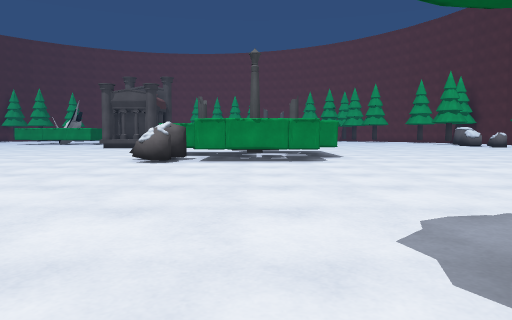
[1] (above)

21 first-person views from a walk through a 3-D level made in the Unity game engine. The camera is 1.4 m above the floor, tilts 4° down and sees 70° across. The floor is counted in squares, 2 m on a side. Each view is taken from the middle of a square. On the plan, view 1 faces up. The plan holds only what a view shows up to about 11 squares ahead; the rest is blank. The place goes on beyond the plan. Surface patterns are stand-ins for the level's own textures.

[2]
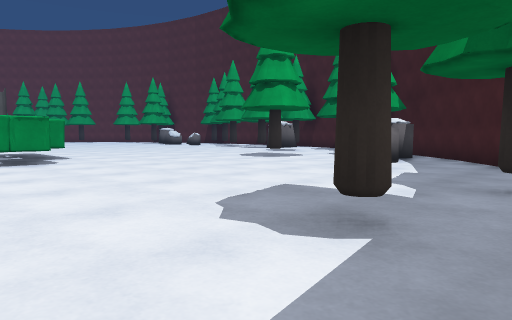

[3]
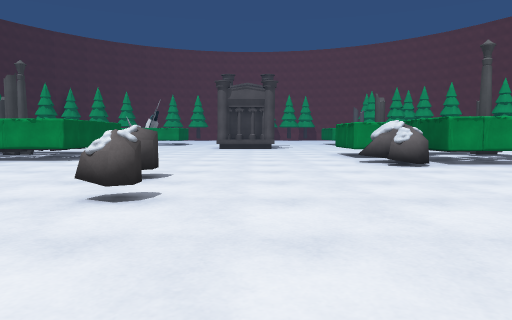

[4]
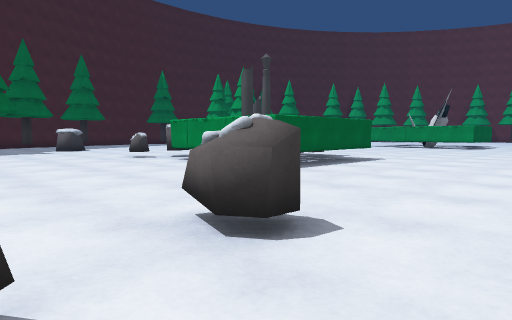

[5]
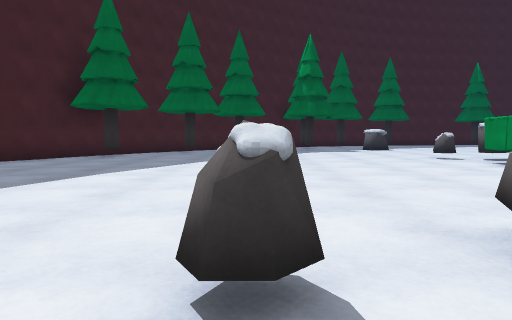

[6]
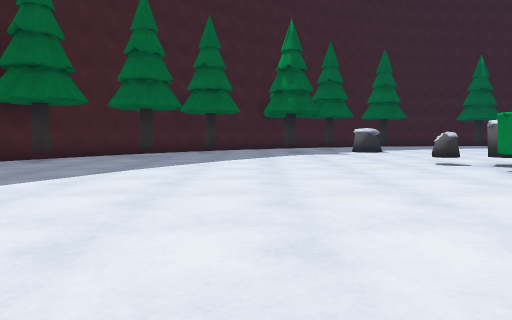

[7]
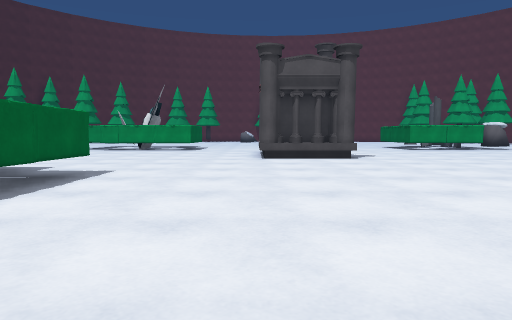

[8]
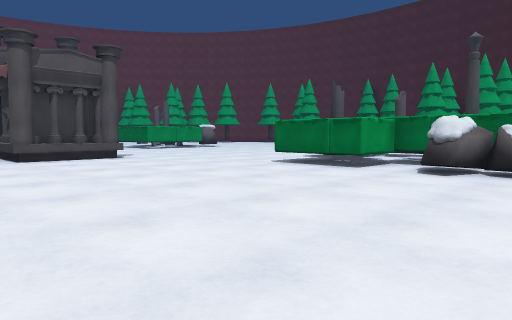

[9]
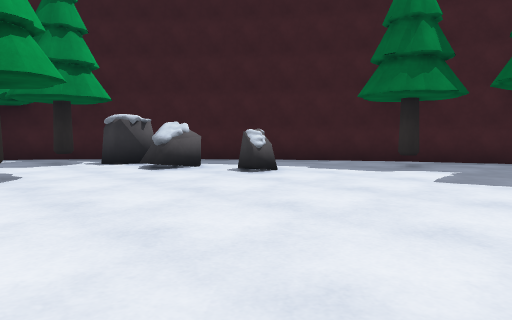

[10]
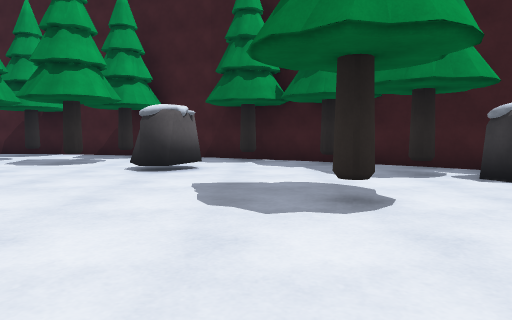

[11]
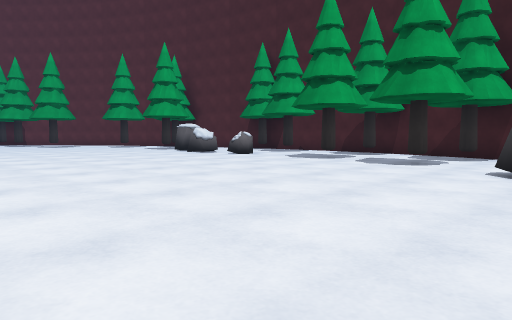

[12]
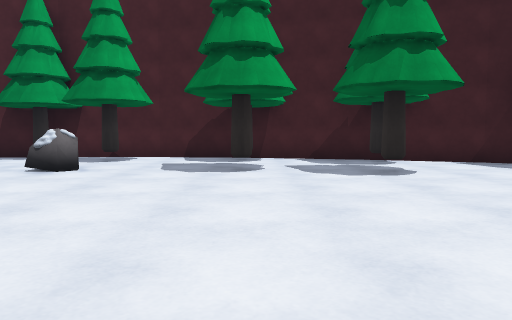

[13]
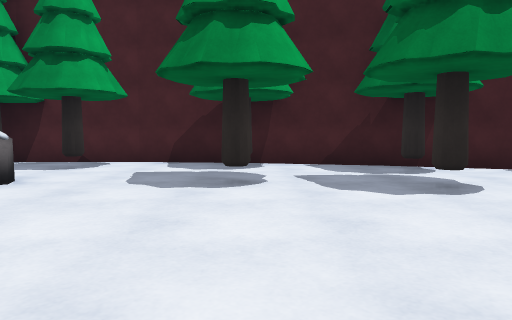

[14]
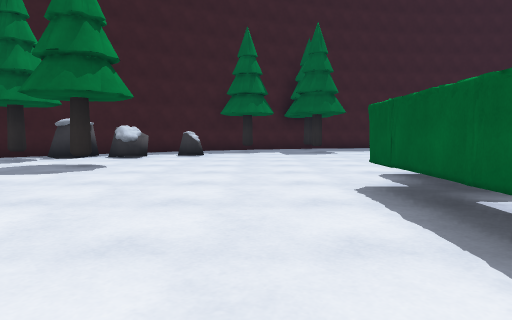

[15]
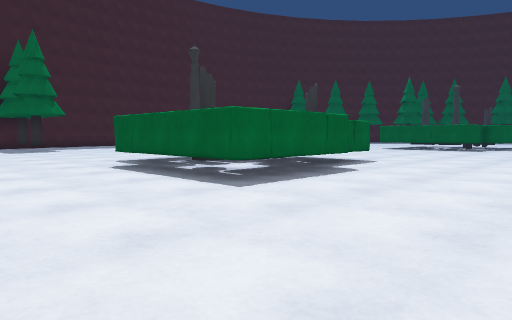

[16]
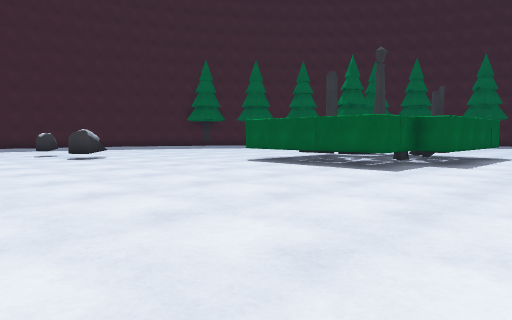

[17]
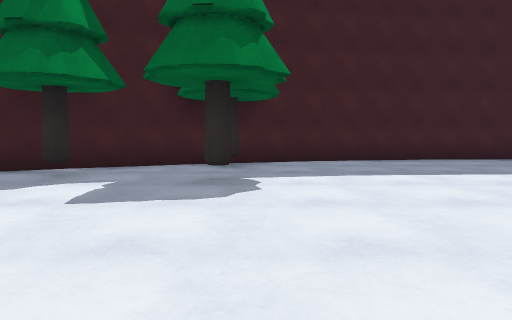

[18]
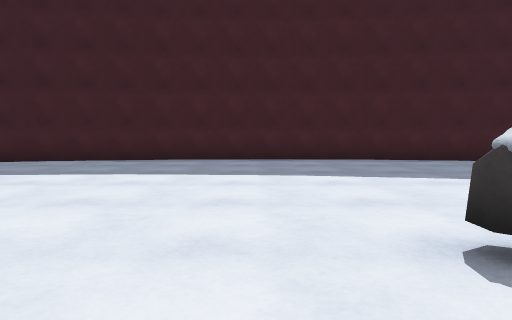

[19]
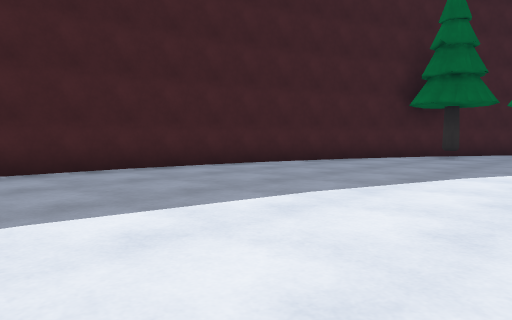

[20]
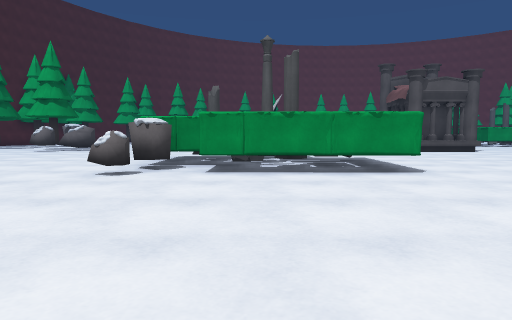

[21]
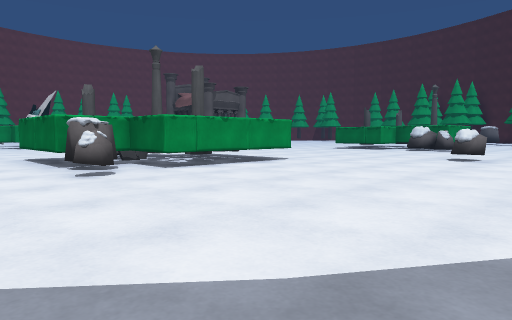

### Floor plan
Key: @ floor where view 1 was taken; # wall or solid block; . floor; ^ raised ledge; T tombstone; R rock; P pillar; O other object.
Columns run from 19 left of view 1 to 18 right of it. Each row starts with its distance up from view 1.
 21            ^^            ...    .....#
 20            #^^           .... ..R..#.#
 19       .....^^^#....   ...............#
 18       ...............................#
 17       ..............................##
 16   ..............................#..##
 15   .OOOO............OOO..............#
 14   .O OOOO.......OOOOOO..........#...#
 13 ...OOTOOO.......OP  PP............###
 12 ...ROPPOO.......OOOOOO.............#
 11 ..RROOOOO.........OTOO........RR...#
 10 ..R.............RROTO.............##
  9 ................R................##
  8 ...........................#.....#
  7 ...........R....................##
  6 .............................#..#
  5 ...........R...............RRR.##
  4 .........................R.R..##
  3 .............................##
  2 ............................##
  1 ..#..................#.#..###
  0 #..................@.....##
 -1 ###.................#..###
 -2   ####..............####
 -3      #####......#####
 -4          ########

Positions as (right, up) in squares from view 1, and headings:
1: (0, 0), facing up
2: (-1, 0), facing up-right
3: (-6, 1), facing up
4: (-6, 5), facing up-left
5: (-6, 5), facing left
6: (-8, 6), facing left
7: (-8, 8), facing up
8: (-10, 8), facing up-right
9: (1, 9), facing down-right
10: (4, 9), facing right
11: (4, 10), facing up-right
12: (6, 16), facing right
13: (8, 16), facing right
14: (4, 16), facing down
15: (6, 19), facing down-left
16: (-4, 18), facing down-left
17: (1, 7), facing down
18: (-6, 7), facing down
19: (-6, 4), facing down-left
20: (-14, 4), facing up
21: (-19, 4), facing up-right
